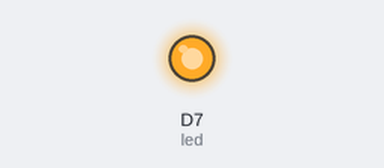
A sketch run on a simulated Particle Photon. Parts: output pins drawn as LEDs (lit = HIGH). Random numbers use the default seed unless the sketch sets one.

Above: at 10.0 s.
At 30.0 s:
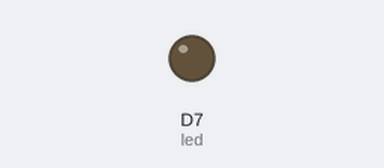
Timing chart, 0 to 52.0 s (numbered marks = the images above):
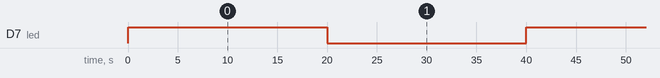

The sketch:

ThingSpeak-Webhook-Example.ino
```cpp
int led = D7;  // The on-board LED

void setup() {
  // make sure you create your own integration following the example in the README
  Particle.subscribe("hook-response/temp", myHandler, MY_DEVICES);
  pinMode(led, OUTPUT);
}

void loop() {
  //turning on the LED so we know when it has published!
  digitalWrite(led, HIGH);   // Turn ON the LED

  // To make it easy, let's create some random temps
  String temp = String(random(60, 80));
  Particle.publish("temp", temp, PRIVATE);

  delay(20000);               // Wait for 20 seconds

  digitalWrite(led, LOW);    // Turn OFF the LED

  delay(20000);               // Wait for 20 seconds
}


void myHandler(const char *event, const char *data) {
  // Handle the webhook response
  Serial.println(event);
  Serial.println(data);

  // shows and example of publishing the response message to Particle cloud. You can see it in the Particle Console in your web browser.
  Particle.publish("GotIt", String(data));
}
```

Measured:
- by itself, D7 (led): alternates HIGH for 20.0 s and LOW for 20.0 s
